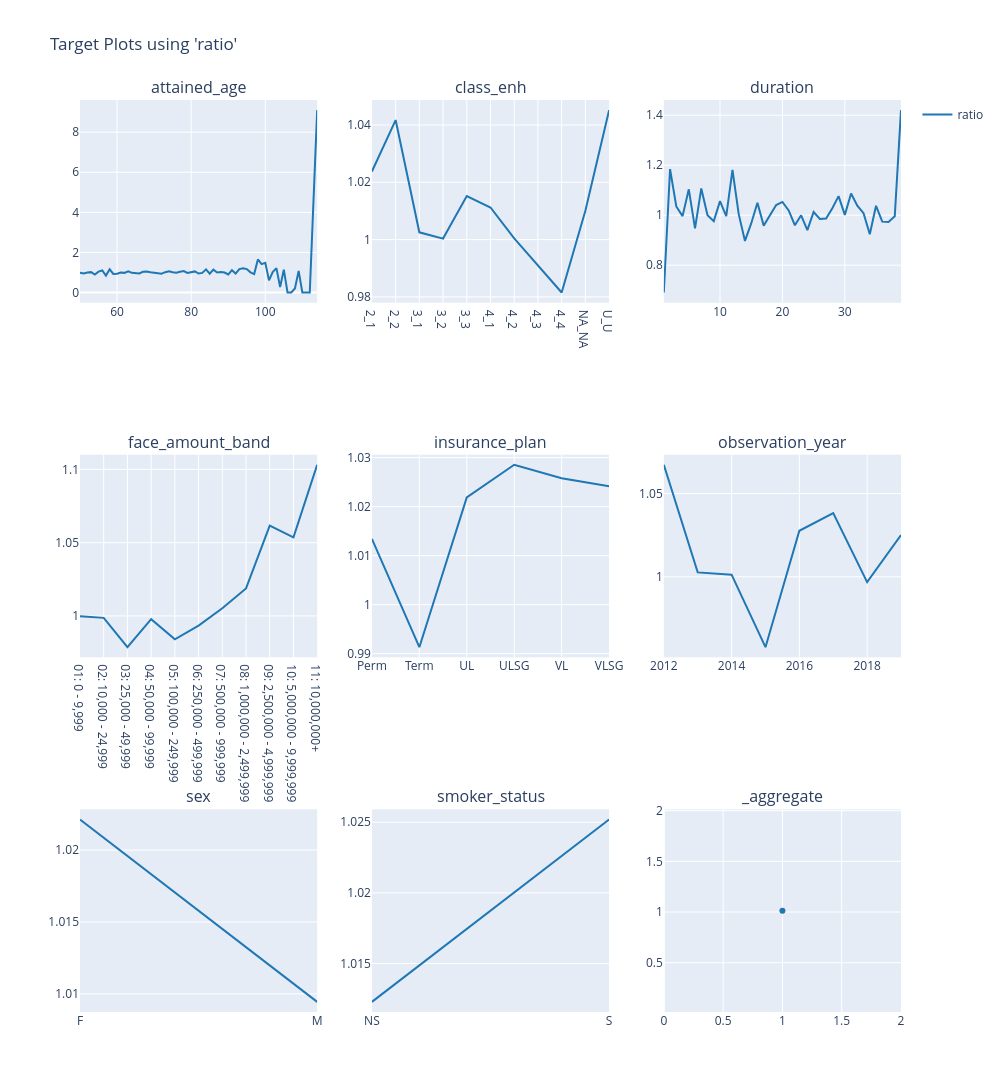

Notebook cell for this chart:
### Markdown cell above
### Train/Test Ratios

### Code cell
# train
charters.target(
    df=model_data.loc[X_train.index],
    target="ratio",
    cols=3,
    features=model_features,
    numerator=["death_claim_amount"],
    denominator=["exp_amt_neural"],
).show()

### Figure 1 — Plotly figure (JSON) as saved in the notebook; plotly's stock layout.template omitted (floating-point values rounded to 4 significant figures)
{"data": [{"line": {"color": "#1F77B4"}, "mode": "lines", "name": "ratio", "showlegend": true, "type": "scatter", "x": [50, 51, 52, 53, 54, 55, 56, 57, 58, 59, 60, 61, 62, 63, 64, 65, 66, 67, 68, 69, 70, 71, 72, 73, 74, 75, 76, 77, 78, 79, 80, 81, 82, 83, 84, 85, 86, 87, 88, 89, 90, 91, 92, 93, 94, 95, 96, 97, 98, 99, 100, 101, 102, 103, 104, 105, 106, 107, 108, 109, 110, 111, 112, 114], "xaxis": "x", "y": [0.9906, 0.9527, 1.001, 1.018, 0.8945, 1.044, 1.101, 0.8466, 1.156, 0.9253, 0.9361, 0.9938, 0.9812, 1.057, 0.9831, 0.974, 0.9523, 1.035, 1.047, 1.015, 0.9806, 0.9745, 0.9424, 1.016, 1.06, 1.01, 0.9925, 1.038, 1.071, 0.9793, 1.031, 1.054, 0.9487, 0.9815, 1.155, 0.9378, 1.141, 0.9992, 1.022, 0.9959, 0.9004, 1.117, 0.9455, 1.169, 1.212, 1.171, 1.007, 0.9197, 1.651, 1.417, 1.485, 0.6079, 1.023, 1.216, 0.2731, 1.143, 0.0, 0.0, 0.2045, 1.082, 0.0, 0.0, 0.0, 9.101], "yaxis": "y"}, {"line": {"color": "#1F77B4"}, "mode": "lines", "name": "ratio", "showlegend": false, "type": "scatter", "x": ["2_1", "2_2", "3_1", "3_2", "3_3", "4_1", "4_2", "4_3", "4_4", "NA_NA", "U_U"], "xaxis": "x2", "y": [1.024, 1.042, 1.003, 1.0, 1.015, 1.011, 1.0, 0.9908, 0.9815, 1.01, 1.045], "yaxis": "y2"}, {"line": {"color": "#1F77B4"}, "mode": "lines", "name": "ratio", "showlegend": false, "type": "scatter", "x": [1, 2, 3, 4, 5, 6, 7, 8, 9, 10, 11, 12, 13, 14, 15, 16, 17, 18, 19, 20, 21, 22, 23, 24, 25, 26, 27, 28, 29, 30, 31, 32, 33, 34, 35, 36, 37, 38, 39], "xaxis": "x3", "y": [0.6907, 1.184, 1.035, 0.9964, 1.104, 0.9474, 1.107, 0.9995, 0.9762, 1.057, 0.9965, 1.181, 1.004, 0.8973, 0.9672, 1.05, 0.9584, 1.001, 1.041, 1.053, 1.019, 0.9599, 0.9999, 0.9406, 1.013, 0.9853, 0.9872, 1.028, 1.076, 1.001, 1.087, 1.038, 1.008, 0.9238, 1.038, 0.9744, 0.9729, 0.9955, 1.42], "yaxis": "y3"}, {"line": {"color": "#1F77B4"}, "mode": "lines", "name": "ratio", "showlegend": false, "type": "scatter", "x": ["01: 0 - 9,999", "02: 10,000 - 24,999", "03: 25,000 - 49,999", "04: 50,000 - 99,999", "05: 100,000 - 249,999", "06: 250,000 - 499,999", "07: 500,000 - 999,999", "08: 1,000,000 - 2,499,999", "09: 2,500,000 - 4,999,999", "10: 5,000,000 - 9,999,999", "11: 10,000,000+"], "xaxis": "x4", "y": [0.9998, 0.9987, 0.9787, 0.9978, 0.9841, 0.9934, 1.005, 1.019, 1.062, 1.054, 1.103], "yaxis": "y4"}, {"line": {"color": "#1F77B4"}, "mode": "lines", "name": "ratio", "showlegend": false, "type": "scatter", "x": ["Perm", "Term", "UL", "ULSG", "VL", "VLSG"], "xaxis": "x5", "y": [1.013, 0.9913, 1.022, 1.029, 1.026, 1.024], "yaxis": "y5"}, {"line": {"color": "#1F77B4"}, "mode": "lines", "name": "ratio", "showlegend": false, "type": "scatter", "x": [2012, 2013, 2014, 2015, 2016, 2017, 2018, 2019], "xaxis": "x6", "y": [1.067, 1.003, 1.001, 0.9577, 1.028, 1.038, 0.9969, 1.025], "yaxis": "y6"}, {"line": {"color": "#1F77B4"}, "mode": "lines", "name": "ratio", "showlegend": false, "type": "scatter", "x": ["F", "M"], "xaxis": "x7", "y": [1.022, 1.009], "yaxis": "y7"}, {"line": {"color": "#1F77B4"}, "mode": "lines", "name": "ratio", "showlegend": false, "type": "scatter", "x": ["NS", "S"], "xaxis": "x8", "y": [1.012, 1.025], "yaxis": "y8"}, {"line": {"color": "#1F77B4"}, "mode": "markers", "name": "ratio", "showlegend": false, "type": "scatter", "x": [1], "xaxis": "x9", "y": [1.013], "yaxis": "y9"}], "layout": {"annotations": [{"font": {"size": 16}, "showarrow": false, "text": "attained_age", "x": 0.1444, "xanchor": "center", "xref": "paper", "y": 1, "yanchor": "bottom", "yref": "paper"}, {"font": {"size": 16}, "showarrow": false, "text": "class_enh", "x": 0.5, "xanchor": "center", "xref": "paper", "y": 1, "yanchor": "bottom", "yref": "paper"}, {"font": {"size": 16}, "showarrow": false, "text": "duration", "x": 0.8556, "xanchor": "center", "xref": "paper", "y": 1, "yanchor": "bottom", "yref": "paper"}, {"font": {"size": 16}, "showarrow": false, "text": "face_amount_band", "x": 0.1444, "xanchor": "center", "xref": "paper", "y": 0.6111, "yanchor": "bottom", "yref": "paper"}, {"font": {"size": 16}, "showarrow": false, "text": "insurance_plan", "x": 0.5, "xanchor": "center", "xref": "paper", "y": 0.6111, "yanchor": "bottom", "yref": "paper"}, {"font": {"size": 16}, "showarrow": false, "text": "observation_year", "x": 0.8556, "xanchor": "center", "xref": "paper", "y": 0.6111, "yanchor": "bottom", "yref": "paper"}, {"font": {"size": 16}, "showarrow": false, "text": "sex", "x": 0.1444, "xanchor": "center", "xref": "paper", "y": 0.2222, "yanchor": "bottom", "yref": "paper"}, {"font": {"size": 16}, "showarrow": false, "text": "smoker_status", "x": 0.5, "xanchor": "center", "xref": "paper", "y": 0.2222, "yanchor": "bottom", "yref": "paper"}, {"font": {"size": 16}, "showarrow": false, "text": "_aggregate", "x": 0.8556, "xanchor": "center", "xref": "paper", "y": 0.2222, "yanchor": "bottom", "yref": "paper"}], "height": 1200, "legend": {"orientation": "v", "x": 1.02, "xanchor": "left", "y": 1, "yanchor": "top"}, "title": {"text": "Target Plots using 'ratio'"}, "width": 1000, "xaxis": {"anchor": "y", "domain": [0, 0.2889]}, "xaxis2": {"anchor": "y2", "domain": [0.3556, 0.6444]}, "xaxis3": {"anchor": "y3", "domain": [0.7111, 1]}, "xaxis4": {"anchor": "y4", "domain": [0, 0.2889]}, "xaxis5": {"anchor": "y5", "domain": [0.3556, 0.6444]}, "xaxis6": {"anchor": "y6", "domain": [0.7111, 1]}, "xaxis7": {"anchor": "y7", "domain": [0, 0.2889]}, "xaxis8": {"anchor": "y8", "domain": [0.3556, 0.6444]}, "xaxis9": {"anchor": "y9", "domain": [0.7111, 1]}, "yaxis": {"anchor": "x", "domain": [0.7778, 1], "type": "-"}, "yaxis2": {"anchor": "x2", "domain": [0.7778, 1]}, "yaxis3": {"anchor": "x3", "domain": [0.7778, 1]}, "yaxis4": {"anchor": "x4", "domain": [0.3889, 0.6111]}, "yaxis5": {"anchor": "x5", "domain": [0.3889, 0.6111]}, "yaxis6": {"anchor": "x6", "domain": [0.3889, 0.6111]}, "yaxis7": {"anchor": "x7", "domain": [0, 0.2222]}, "yaxis8": {"anchor": "x8", "domain": [0, 0.2222]}, "yaxis9": {"anchor": "x9", "domain": [0, 0.2222]}}}
